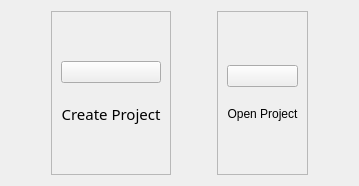
         <widget class="QWidget" name="entryPage">
          <layout class="QHBoxLayout" name="horizontalLayout_2">
           <item>
            <spacer name="horizontalSpacer">
             <property name="orientation">
              <enum>Qt::Horizontal</enum>
             </property>
             <property name="sizeHint" stdset="0">
              <size>
               <width>40</width>
               <height>20</height>
              </size>
             </property>
            </spacer>
           </item>
           <item>
            <widget class="QFrame" name="createProjectFrame">
             <property name="frameShape">
              <enum>QFrame::StyledPanel</enum>
             </property>
             <property name="frameShadow">
              <enum>QFrame::Raised</enum>
             </property>
             <layout class="QVBoxLayout" name="verticalLayout_6">
              <property name="spacing">
               <number>20</number>
              </property>
              <item>
               <spacer name="verticalSpacer_3">
                <property name="orientation">
                 <enum>Qt::Vertical</enum>
                </property>
                <property name="sizeHint" stdset="0">
                 <size>
                  <width>20</width>
                  <height>40</height>
                 </size>
                </property>
               </spacer>
              </item>
              <item>
               <widget class="QPushButton" name="createProjectBtn">
                <property name="layoutDirection">
                 <enum>Qt::LeftToRight</enum>
                </property>
                <property name="styleSheet">
                 <string notr="true"/>
                </property>
                <property name="text">
                 <string/>
                </property>
                <property name="icon">
                 <iconset>
                  <normaloff>icons/createProject.png</normaloff>icons/createProject.png</iconset>
                </property>
                <property name="iconSize">
                 <size>
                  <width>200</width>
                  <height>200</height>
                 </size>
                </property>
               </widget>
              </item>
              <item>
               <widget class="QLabel" name="createProjectLbl">
                <property name="maximumSize">
                 <size>
                  <width>16777215</width>
                  <height>50</height>
                 </size>
                </property>
                <property name="font">
                 <font>
                  <family>Gotham Rounded</family>
                  <pointsize>11</pointsize>
                  <weight>9</weight>
                  <italic>false</italic>
                  <bold>false</bold>
                 </font>
                </property>
                <property name="styleSheet">
                 <string notr="true">font: 75 11pt &quot;Gotham Rounded&quot;;</string>
                </property>
                <property name="text">
                 <string>Create Project</string>
                </property>
                <property name="alignment">
                 <set>Qt::AlignCenter</set>
                </property>
               </widget>
              </item>
              <item>
               <spacer name="verticalSpacer_2">
                <property name="orientation">
                 <enum>Qt::Vertical</enum>
                </property>
                <property name="sizeHint" stdset="0">
                 <size>
                  <width>20</width>
                  <height>40</height>
                 </size>
                </property>
               </spacer>
              </item>
             </layout>
            </widget>
           </item>
           <item>
            <spacer name="horizontalSpacer_3">
             <property name="orientation">
              <enum>Qt::Horizontal</enum>
             </property>
             <property name="sizeHint" stdset="0">
              <size>
               <width>40</width>
               <height>20</height>
              </size>
             </property>
            </spacer>
           </item>
           <item>
            <widget class="QFrame" name="openProjectFrame">
             <property name="sizePolicy">
              <sizepolicy hsizetype="Preferred" vsizetype="Preferred">
               <horstretch>0</horstretch>
               <verstretch>0</verstretch>
              </sizepolicy>
             </property>
             <property name="maximumSize">
              <size>
               <width>16777215</width>
               <height>16777215</height>
              </size>
             </property>
             <property name="frameShape">
              <enum>QFrame::StyledPanel</enum>
             </property>
             <property name="frameShadow">
              <enum>QFrame::Raised</enum>
             </property>
             <property name="lineWidth">
              <number>1</number>
             </property>
             <layout class="QVBoxLayout" name="_2">
              <property name="spacing">
               <number>20</number>
              </property>
              <property name="sizeConstraint">
               <enum>QLayout::SetDefaultConstraint</enum>
              </property>
              <item>
               <spacer name="verticalSpacer_5">
                <property name="orientation">
                 <enum>Qt::Vertical</enum>
                </property>
                <property name="sizeHint" stdset="0">
                 <size>
                  <width>20</width>
                  <height>40</height>
                 </size>
                </property>
               </spacer>
              </item>
              <item>
               <widget class="QPushButton" name="openProjecBtn">
                <property name="text">
                 <string/>
                </property>
                <property name="icon">
                 <iconset>
                  <normaloff>icons/openProject.png</normaloff>icons/openProject.png</iconset>
                </property>
                <property name="iconSize">
                 <size>
                  <width>200</width>
                  <height>200</height>
                 </size>
                </property>
               </widget>
              </item>
              <item>
               <widget class="QLabel" name="openProjectLbl">
                <property name="sizePolicy">
                 <sizepolicy hsizetype="Preferred" vsizetype="Preferred">
                  <horstretch>0</horstretch>
                  <verstretch>0</verstretch>
                 </sizepolicy>
                </property>
                <property name="maximumSize">
                 <size>
                  <width>16777215</width>
                  <height>50</height>
                 </size>
                </property>
                <property name="styleSheet">
                 <string notr="true">font: 75 11pt &quot;Gotham Rounded&quot;;</string>
                </property>
                <property name="frameShape">
                 <enum>QFrame::NoFrame</enum>
                </property>
                <property name="lineWidth">
                 <number>1</number>
                </property>
                <property name="text">
                 <string>Open Project</string>
                </property>
                <property name="alignment">
                 <set>Qt::AlignCenter</set>
                </property>
               </widget>
              </item>
              <item>
               <spacer name="verticalSpacer_4">
                <property name="orientation">
                 <enum>Qt::Vertical</enum>
                </property>
                <property name="sizeHint" stdset="0">
                 <size>
                  <width>20</width>
                  <height>40</height>
                 </size>
                </property>
               </spacer>
              </item>
             </layout>
            </widget>
           </item>
           <item>
            <spacer name="horizontalSpacer_2">
             <property name="orientation">
              <enum>Qt::Horizontal</enum>
             </property>
             <property name="sizeHint" stdset="0">
              <size>
               <width>40</width>
               <height>20</height>
              </size>
             </property>
            </spacer>
           </item>
          </layout>
         </widget>
